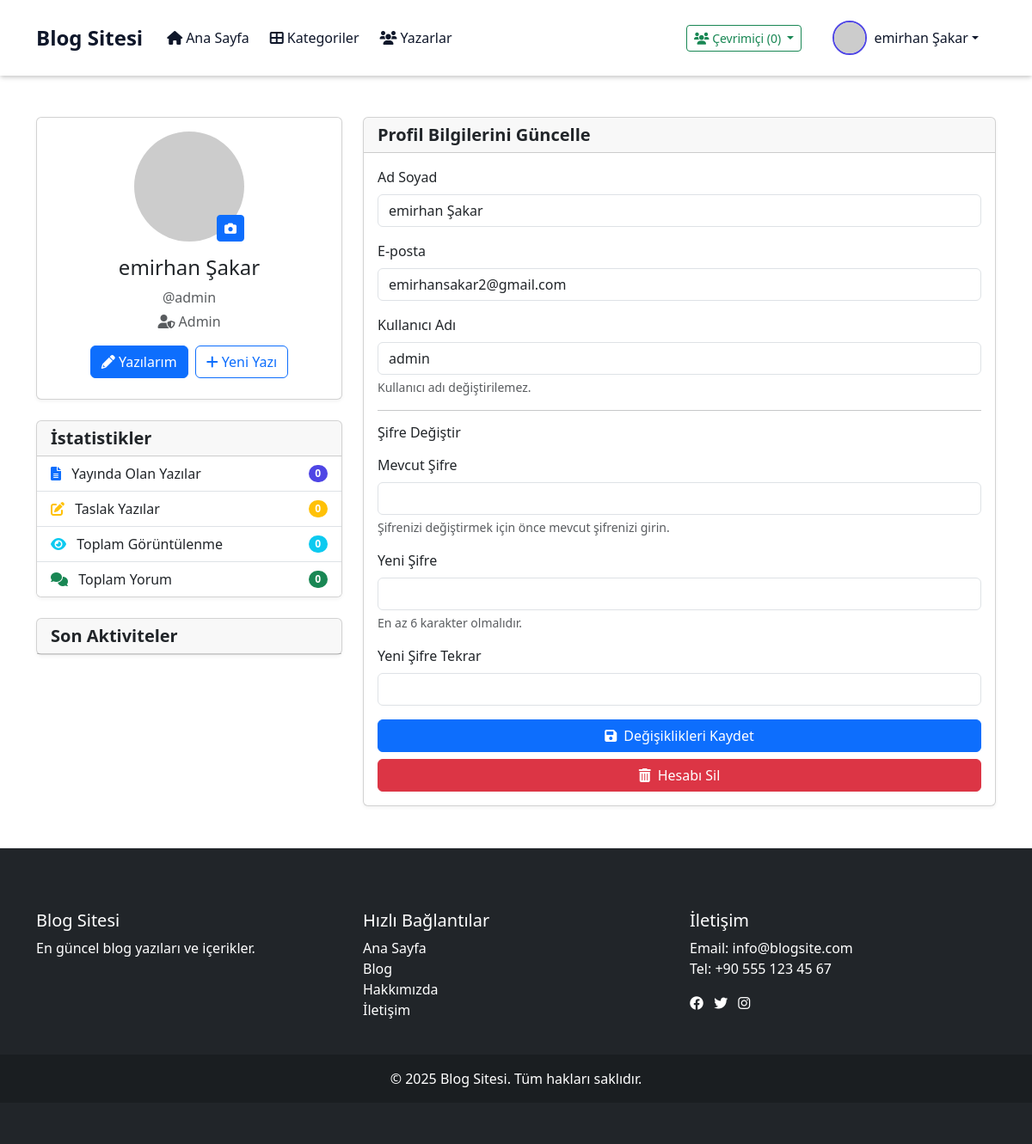
Page /profil.php (signed in) on the committed database.
### tables this page shows
CREATE TABLE `kullanicilar` (
  `id` int(11) NOT NULL AUTO_INCREMENT,
  `kullanici_adi` varchar(50) NOT NULL,
  `email` varchar(100) NOT NULL,
  `sifre` varchar(255) NOT NULL,
  `ad_soyad` varchar(100) DEFAULT NULL,
  `rol` enum('admin','yazar','kullanici') DEFAULT 'kullanici',
  `durum` tinyint(1) DEFAULT 1,
  `onay_durumu` enum('bekliyor','onaylandi','reddedildi') DEFAULT 'bekliyor',
  `itiraz_mesaji` text DEFAULT NULL,
  `itiraz_tarihi` timestamp NULL DEFAULT NULL,
  `son_giris` timestamp NOT NULL DEFAULT current_timestamp() ON UPDATE current_timestamp(),
  `auth_token` varchar(64) DEFAULT NULL,
  `created_at` timestamp NOT NULL DEFAULT current_timestamp(),
  `hatirla_token` varchar(64) DEFAULT NULL,
  `son_aktivite` timestamp NULL DEFAULT NULL,
  `cevrimici_durum` tinyint(1) NOT NULL DEFAULT 0,
  `kayit_tarihi` timestamp NOT NULL DEFAULT current_timestamp(),
  `profil_resmi` varchar(255) DEFAULT NULL,
  PRIMARY KEY (`id`),
  UNIQUE KEY `kullanici_adi` (`kullanici_adi`),
  UNIQUE KEY `email` (`email`)
);

### profil.php (the view, shortened to what this page needs)
<?php
include 'baglan.php';
$kullanici_id = $_SESSION['kullanici_id'];
$sql = "SELECT * FROM kullanicilar WHERE id = ?";
$stmt = $conn->prepare($sql);
$stmt->bind_param("i", $kullanici_id);
$stmt->execute();
$result = $stmt->get_result();
$kullanici = $result->fetch_assoc();
$sql = "SELECT
        COALESCE((SELECT COUNT(*) FROM blog_yazilar WHERE yazar_id = ? AND durum = 'yayinda'), 0) as yayinda_yazi,
        COALESCE((SELECT COUNT(*) FROM blog_yazilar WHERE yazar_id = ? AND durum = 'taslak'), 0) as taslak_yazi,
        COALESCE((SELECT SUM(goruntulenme) FROM blog_yazilar WHERE yazar_id = ?), 0) as toplam_goruntulenme,
        COALESCE((SELECT COUNT(*) FROM yorumlar y
         INNER JOIN blog_yazilar b ON y.yazi_id = b.id
         WHERE b.yazar_id = ? AND y.durum = 'onaylanmis'), 0) as toplam_yorum";
$stmt = $conn->prepare($sql);
$stmt->bind_param("iiii", $kullanici_id, $kullanici_id, $kullanici_id, $kullanici_id);
$stmt->execute();
$result = $stmt->get_result();
if (!$result) {
    $istatistikler = [
        'yayinda_yazi' => 0,
        'taslak_yazi' => 0,
        'toplam_goruntulenme' => 0,
        'toplam_yorum' => 0
    ];
} else {
    $istatistikler = $result->fetch_assoc();
}
?>
<!DOCTYPE html>
<html lang="tr">
<head>
    <link rel="stylesheet" href="css/style.css">
    <link href="https://cdn.jsdelivr.net/npm/bootstrap@5.3.0/dist/css/bootstrap.min.css" rel="stylesheet">
    <link rel="stylesheet" href="https://cdnjs.cloudflare.com/ajax/libs/font-awesome/6.0.0/css/all.min.css">
</head>
<body>
    <?php include 'header.php'; ?>
    <div class="container mt-5">
        <div class="row">
            <div class="col-md-4">
                <div class="card mb-4">
                    <div class="card-body text-center">
                        <div class="position-relative d-inline-block mb-3">
                            <img src="<?php
                                echo !empty($kullanici['profil_resmi'])
                                    ? htmlspecialchars($kullanici['profil_resmi'])
                                    : 'https://ui-avatars.com/api/?name=' . urlencode($kullanici['ad_soyad'] ?? 'Kullanıcı') . '&size=128';
                            ?>" class="rounded-circle" width="128" height="128" alt="Profil Resmi">
                            <button type="button" class="btn btn-sm btn-primary position-absolute bottom-0 end-0"
                                    data-bs-toggle="modal" data-bs-target="#profilResmiModal">
                                <i class="fas fa-camera"></i>
                            </button>
                        </div>
                        <h4><?php echo htmlspecialchars($kullanici['ad_soyad'] ?? 'Kullanıcı'); ?></h4>
                        <p class="text-muted mb-1">@<?php echo htmlspecialchars($kullanici['kullanici_adi'] ?? ''); ?></p>
                        <p class="text-muted mb-3">
                            <i class="fas fa-user-shield"></i> <?php echo ucfirst($kullanici['rol'] ?? 'kullanıcı'); ?>
                        </p>
                        <div class="d-flex justify-content-center mb-2">
                            <a href="yazilarim.php" class="btn btn-primary me-2">
                                <i class="fas fa-pencil-alt"></i> Yazılarım
                            </a>
                            <a href="yazi_ekle.php" class="btn btn-outline-primary">
                                <i class="fas fa-plus"></i> Yeni Yazı
                            </a>
                        </div>
                    </div>
                </div>
                <div class="card mb-4">
                    <div class="card-header">
                        <h5 class="card-title mb-0">İstatistikler</h5>
                    </div>
                    <div class="list-group list-group-flush">
                        <div class="list-group-item d-flex justify-content-between align-items-center">
                            <div>
                                <i class="fas fa-file-alt text-primary me-2"></i>
                                Yayında Olan Yazılar
                            </div>
                            <span class="badge bg-primary rounded-pill">
                                <?php echo number_format($istatistikler['yayinda_yazi'] ?? 0); ?>
                            </span>
                        </div>
                        <div class="list-group-item d-flex justify-content-between align-items-center">
                            <div>
                                <i class="fas fa-edit text-warning me-2"></i>
                                Taslak Yazılar
                            </div>
                            <span class="badge bg-warning rounded-pill">
                                <?php echo number_format($istatistikler['taslak_yazi'] ?? 0); ?>
                            </span>
                        </div>
                        <div class="list-group-item d-flex justify-content-between align-items-center">
                            <div>
                                <i class="fas fa-eye text-info me-2"></i>
                                Toplam Görüntülenme
                            </div>
                            <span class="badge bg-info rounded-pill">
                                <?php echo number_format($istatistikler['toplam_goruntulenme'] ?? 0); ?>
                            </span>
                        </div>
                        <div class="list-group-item d-flex justify-content-between align-items-center">
                            <div>
                                <i class="fas fa-comments text-success me-2"></i>
                                Toplam Yorum
                            </div>
                            <span class="badge bg-success rounded-pill">
                                <?php echo number_format($istatistikler['toplam_yorum'] ?? 0); ?>
                            </span>
                        </div>
                    </div>
                </div>
                <div class="card">
                    <div class="card-header">
                        <h5 class="card-title mb-0">Son Aktiviteler</h5>
                    </div>
                </div>
            </div>
            <div class="col-md-8">
                <div class="card">
                    <div class="card-header">
                        <h5 class="card-title mb-0">Profil Bilgilerini Güncelle</h5>
                    </div>
                    <div class="card-body">
                        <form action="profil.php" method="POST">
                            <div class="mb-3">
                                <label for="ad_soyad" class="form-label">Ad Soyad</label>
                                <input type="text" class="form-control" id="ad_soyad" name="ad_soyad"
                                       value="<?php echo isset($kullanici['ad_soyad']) ? htmlspecialchars($kullanici['ad_soyad']) : ''; ?>"
                                       required>
                            </div>
                            <div class="mb-3">
                                <label for="email" class="form-label">E-posta</label>
                                <input type="email" class="form-control" id="email" name="email"
                                       value="<?php echo isset($kullanici['email']) ? htmlspecialchars($kullanici['email']) : ''; ?>"
                                       required>
                            </div>
                            <div class="mb-3">
                                <label for="kullanici_adi" class="form-label">Kullanıcı Adı</label>
                                <input type="text" class="form-control" id="kullanici_adi" name="kullanici_adi"
                                       value="<?php echo isset($kullanici['kullanici_adi']) ? htmlspecialchars($kullanici['kullanici_adi']) : ''; ?>"
                                       readonly>
                                <div class="form-text text-muted">Kullanıcı adı değiştirilemez.</div>
                            </div>
                            <hr>
                            <h6 class="mb-3">Şifre Değiştir</h6>
                            <div class="mb-3">
                                <label for="mevcut_sifre" class="form-label">Mevcut Şifre</label>
                                <input type="password" class="form-control" id="mevcut_sifre" name="mevcut_sifre"
                                       autocomplete="current-password">
                                <div class="form-text">Şifrenizi değiştirmek için önce mevcut şifrenizi girin.</div>
                            </div>
                            <div class="mb-3">
                                <label for="yeni_sifre" class="form-label">Yeni Şifre</label>
                                <input type="password" class="form-control" id="yeni_sifre" name="yeni_sifre"
                                       minlength="6" autocomplete="new-password">
                                <div class="form-text">En az 6 karakter olmalıdır.</div>
                            </div>
                            <div class="mb-3">
                                <label for="yeni_sifre_tekrar" class="form-label">Yeni Şifre Tekrar</label>
                                <input type="password" class="form-control" id="yeni_sifre_tekrar" name="yeni_sifre_tekrar"
                                       minlength="6" autocomplete="new-password">
                            </div>
                            <div class="d-grid gap-2">
                                <button type="submit" class="btn btn-primary">
                                    <i class="fas fa-save me-2"></i>Değişiklikleri Kaydet
                                </button>
                                <a href="hesap_sil.php" class="btn btn-danger">
                                    <i class="fas fa-trash-alt me-2"></i>Hesabı Sil
                                </a>
                            </div>
                        </form>
                    </div>
                </div>
            </div>
        </div>
    </div>
    <?php include 'footer.php'; ?>
</body>
</html>

### css/style.css (style rules this page uses)
:root { --primary-color: #3B82F6; --secondary-color: #9B2C2C; --accent-color: #4F46E5; --text-color: #1F2937; --text-light: #6B7280; --gray-100: #F3F4F6; --gray-200: #E5E7EB; --gray-800: #1F2937; --white: #FFFFFF; --card-shadow: 0 4px 6px -1px rgba(0, 0, 0, 0.1), 0 2px 4px -1px rgba(0, 0, 0, 0.06); }
body { font-family: 'Inter', system-ui, -apple-system, sans-serif; color: var(--text-color); line-height: 1.6; background-color: var(--gray-100); }
.badge.bg-primary { background-color: var(--primary-color) !important; }
.card { box-shadow: 0 2px 4px rgba(0,0,0,.05); transition: transform 0.3s ease; }
.card-title { color: #333; font-weight: 600; }
.btn-primary { background-color: var(--primary-color); border: none; transition: all 0.3s ease; }
a { color: var(--primary-color); transition: color 0.3s ease; }

### header.php (style rules this page uses)
:root { --primary-color: #4f46e5; --secondary-color: #7c3aed; --accent-color: #818cf8; --background-color: #f8fafc; --text-color: #0f172a; --light-text: #64748b; --card-bg: #ffffff; --border-color: #e2e8f0; --hover-color: #6366f1; --gradient-start: #4f46e5; --gradient-end: #7c3aed; }

### rows in the picture
kullanicilar: ad_soyad "emirhan Şakar", kullanici_adi "admin", rol "Admin", email "emirhansakar2@gmail.com"

### other values in the picture
cevrimici_kullanici_sayisi() "0"
$_SESSION['ad_soyad'] "emirhan Şakar"
$istatistikler['yayinda_yazi'] "0"
$istatistikler['taslak_yazi'] "0"
$istatistikler['toplam_goruntulenme'] "0"
$istatistikler['toplam_yorum'] "0"
